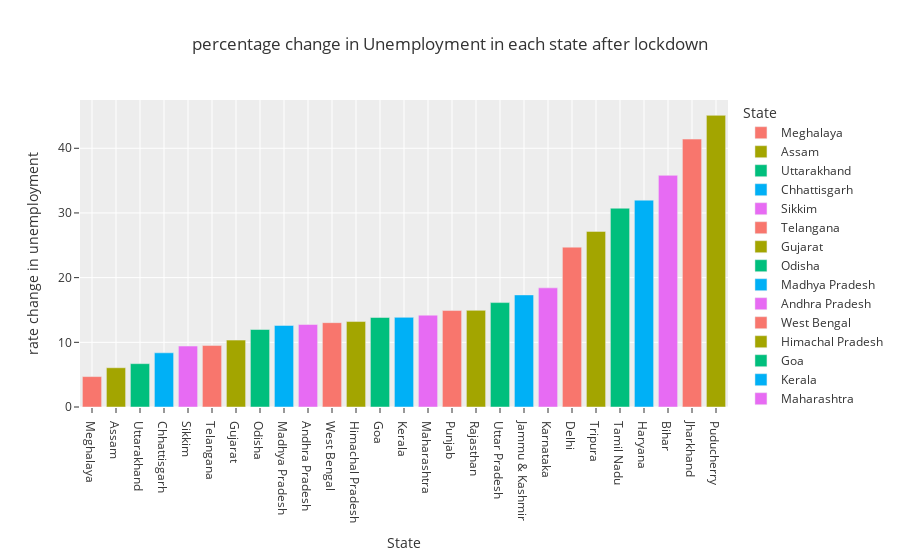

Notebook code cell kept with this figure:
### Code cell
#percentage change in unemployment rate after lockdown
fig = px.bar(percent, x='State',y='rate change in unemployment',color='State',title='percentage change in Unemployment in each state after lockdown',template='ggplot2')
fig.show()

### Figure 1 — Plotly figure (JSON) as saved in the notebook; plotly's stock layout.template omitted (floating-point values rounded to 4 significant figures)
{"data": [{"alignmentgroup": "True", "hovertemplate": "State=%{x}<br>rate change in unemployment=%{y}<extra></extra>", "legendgroup": "Meghalaya", "marker": {"color": "#F8766D", "pattern": {"shape": ""}}, "name": "Meghalaya", "offsetgroup": "Meghalaya", "orientation": "v", "showlegend": true, "textposition": "auto", "type": "bar", "x": ["Meghalaya"], "xaxis": "x", "y": [4.7], "yaxis": "y"}, {"alignmentgroup": "True", "hovertemplate": "State=%{x}<br>rate change in unemployment=%{y}<extra></extra>", "legendgroup": "Assam", "marker": {"color": "#A3A500", "pattern": {"shape": ""}}, "name": "Assam", "offsetgroup": "Assam", "orientation": "v", "showlegend": true, "textposition": "auto", "type": "bar", "x": ["Assam"], "xaxis": "x", "y": [6.07], "yaxis": "y"}, {"alignmentgroup": "True", "hovertemplate": "State=%{x}<br>rate change in unemployment=%{y}<extra></extra>", "legendgroup": "Uttarakhand", "marker": {"color": "#00BF7D", "pattern": {"shape": ""}}, "name": "Uttarakhand", "offsetgroup": "Uttarakhand", "orientation": "v", "showlegend": true, "textposition": "auto", "type": "bar", "x": ["Uttarakhand"], "xaxis": "x", "y": [6.7], "yaxis": "y"}, {"alignmentgroup": "True", "hovertemplate": "State=%{x}<br>rate change in unemployment=%{y}<extra></extra>", "legendgroup": "Chhattisgarh", "marker": {"color": "#00B0F6", "pattern": {"shape": ""}}, "name": "Chhattisgarh", "offsetgroup": "Chhattisgarh", "orientation": "v", "showlegend": true, "textposition": "auto", "type": "bar", "x": ["Chhattisgarh"], "xaxis": "x", "y": [8.38], "yaxis": "y"}, {"alignmentgroup": "True", "hovertemplate": "State=%{x}<br>rate change in unemployment=%{y}<extra></extra>", "legendgroup": "Sikkim", "marker": {"color": "#E76BF3", "pattern": {"shape": ""}}, "name": "Sikkim", "offsetgroup": "Sikkim", "orientation": "v", "showlegend": true, "textposition": "auto", "type": "bar", "x": ["Sikkim"], "xaxis": "x", "y": [9.42], "yaxis": "y"}, {"alignmentgroup": "True", "hovertemplate": "State=%{x}<br>rate change in unemployment=%{y}<extra></extra>", "legendgroup": "Telangana", "marker": {"color": "#F8766D", "pattern": {"shape": ""}}, "name": "Telangana", "offsetgroup": "Telangana", "orientation": "v", "showlegend": true, "textposition": "auto", "type": "bar", "x": ["Telangana"], "xaxis": "x", "y": [9.5], "yaxis": "y"}, {"alignmentgroup": "True", "hovertemplate": "State=%{x}<br>rate change in unemployment=%{y}<extra></extra>", "legendgroup": "Gujarat", "marker": {"color": "#A3A500", "pattern": {"shape": ""}}, "name": "Gujarat", "offsetgroup": "Gujarat", "orientation": "v", "showlegend": true, "textposition": "auto", "type": "bar", "x": ["Gujarat"], "xaxis": "x", "y": [10.34], "yaxis": "y"}, {"alignmentgroup": "True", "hovertemplate": "State=%{x}<br>rate change in unemployment=%{y}<extra></extra>", "legendgroup": "Odisha", "marker": {"color": "#00BF7D", "pattern": {"shape": ""}}, "name": "Odisha", "offsetgroup": "Odisha", "orientation": "v", "showlegend": true, "textposition": "auto", "type": "bar", "x": ["Odisha"], "xaxis": "x", "y": [11.98], "yaxis": "y"}, {"alignmentgroup": "True", "hovertemplate": "State=%{x}<br>rate change in unemployment=%{y}<extra></extra>", "legendgroup": "Madhya Pradesh", "marker": {"color": "#00B0F6", "pattern": {"shape": ""}}, "name": "Madhya Pradesh", "offsetgroup": "Madhya Pradesh", "orientation": "v", "showlegend": true, "textposition": "auto", "type": "bar", "x": ["Madhya Pradesh"], "xaxis": "x", "y": [12.61], "yaxis": "y"}, {"alignmentgroup": "True", "hovertemplate": "State=%{x}<br>rate change in unemployment=%{y}<extra></extra>", "legendgroup": "Andhra Pradesh", "marker": {"color": "#E76BF3", "pattern": {"shape": ""}}, "name": "Andhra Pradesh", "offsetgroup": "Andhra Pradesh", "orientation": "v", "showlegend": true, "textposition": "auto", "type": "bar", "x": ["Andhra Pradesh"], "xaxis": "x", "y": [12.75], "yaxis": "y"}, {"alignmentgroup": "True", "hovertemplate": "State=%{x}<br>rate change in unemployment=%{y}<extra></extra>", "legendgroup": "West Bengal", "marker": {"color": "#F8766D", "pattern": {"shape": ""}}, "name": "West Bengal", "offsetgroup": "West Bengal", "orientation": "v", "showlegend": true, "textposition": "auto", "type": "bar", "x": ["West Bengal"], "xaxis": "x", "y": [13.04], "yaxis": "y"}, {"alignmentgroup": "True", "hovertemplate": "State=%{x}<br>rate change in unemployment=%{y}<extra></extra>", "legendgroup": "Himachal Pradesh", "marker": {"color": "#A3A500", "pattern": {"shape": ""}}, "name": "Himachal Pradesh", "offsetgroup": "Himachal Pradesh", "orientation": "v", "showlegend": true, "textposition": "auto", "type": "bar", "x": ["Himachal Pradesh"], "xaxis": "x", "y": [13.21], "yaxis": "y"}, {"alignmentgroup": "True", "hovertemplate": "State=%{x}<br>rate change in unemployment=%{y}<extra></extra>", "legendgroup": "Goa", "marker": {"color": "#00BF7D", "pattern": {"shape": ""}}, "name": "Goa", "offsetgroup": "Goa", "orientation": "v", "showlegend": true, "textposition": "auto", "type": "bar", "x": ["Goa"], "xaxis": "x", "y": [13.84], "yaxis": "y"}, {"alignmentgroup": "True", "hovertemplate": "State=%{x}<br>rate change in unemployment=%{y}<extra></extra>", "legendgroup": "Kerala", "marker": {"color": "#00B0F6", "pattern": {"shape": ""}}, "name": "Kerala", "offsetgroup": "Kerala", "orientation": "v", "showlegend": true, "textposition": "auto", "type": "bar", "x": ["Kerala"], "xaxis": "x", "y": [13.86], "yaxis": "y"}, {"alignmentgroup": "True", "hovertemplate": "State=%{x}<br>rate change in unemployment=%{y}<extra></extra>", "legendgroup": "Maharashtra", "marker": {"color": "#E76BF3", "pattern": {"shape": ""}}, "name": "Maharashtra", "offsetgroup": "Maharashtra", "orientation": "v", "showlegend": true, "textposition": "auto", "type": "bar", "x": ["Maharashtra"], "xaxis": "x", "y": [14.2], "yaxis": "y"}, {"alignmentgroup": "True", "hovertemplate": "State=%{x}<br>rate change in unemployment=%{y}<extra></extra>", "legendgroup": "Punjab", "marker": {"color": "#F8766D", "pattern": {"shape": ""}}, "name": "Punjab", "offsetgroup": "Punjab", "orientation": "v", "showlegend": true, "textposition": "auto", "type": "bar", "x": ["Punjab"], "xaxis": "x", "y": [14.91], "yaxis": "y"}, {"alignmentgroup": "True", "hovertemplate": "State=%{x}<br>rate change in unemployment=%{y}<extra></extra>", "legendgroup": "Rajasthan", "marker": {"color": "#A3A500", "pattern": {"shape": ""}}, "name": "Rajasthan", "offsetgroup": "Rajasthan", "orientation": "v", "showlegend": true, "textposition": "auto", "type": "bar", "x": ["Rajasthan"], "xaxis": "x", "y": [14.94], "yaxis": "y"}, {"alignmentgroup": "True", "hovertemplate": "State=%{x}<br>rate change in unemployment=%{y}<extra></extra>", "legendgroup": "Uttar Pradesh", "marker": {"color": "#00BF7D", "pattern": {"shape": ""}}, "name": "Uttar Pradesh", "offsetgroup": "Uttar Pradesh", "orientation": "v", "showlegend": true, "textposition": "auto", "type": "bar", "x": ["Uttar Pradesh"], "xaxis": "x", "y": [16.14], "yaxis": "y"}, {"alignmentgroup": "True", "hovertemplate": "State=%{x}<br>rate change in unemployment=%{y}<extra></extra>", "legendgroup": "Jammu & Kashmir", "marker": {"color": "#00B0F6", "pattern": {"shape": ""}}, "name": "Jammu & Kashmir", "offsetgroup": "Jammu & Kashmir", "orientation": "v", "showlegend": true, "textposition": "auto", "type": "bar", "x": ["Jammu & Kashmir"], "xaxis": "x", "y": [17.33], "yaxis": "y"}, {"alignmentgroup": "True", "hovertemplate": "State=%{x}<br>rate change in unemployment=%{y}<extra></extra>", "legendgroup": "Karnataka", "marker": {"color": "#E76BF3", "pattern": {"shape": ""}}, "name": "Karnataka", "offsetgroup": "Karnataka", "orientation": "v", "showlegend": true, "textposition": "auto", "type": "bar", "x": ["Karnataka"], "xaxis": "x", "y": [18.42], "yaxis": "y"}, {"alignmentgroup": "True", "hovertemplate": "State=%{x}<br>rate change in unemployment=%{y}<extra></extra>", "legendgroup": "Delhi", "marker": {"color": "#F8766D", "pattern": {"shape": ""}}, "name": "Delhi", "offsetgroup": "Delhi", "orientation": "v", "showlegend": true, "textposition": "auto", "type": "bar", "x": ["Delhi"], "xaxis": "x", "y": [24.71], "yaxis": "y"}, {"alignmentgroup": "True", "hovertemplate": "State=%{x}<br>rate change in unemployment=%{y}<extra></extra>", "legendgroup": "Tripura", "marker": {"color": "#A3A500", "pattern": {"shape": ""}}, "name": "Tripura", "offsetgroup": "Tripura", "orientation": "v", "showlegend": true, "textposition": "auto", "type": "bar", "x": ["Tripura"], "xaxis": "x", "y": [27.15], "yaxis": "y"}, {"alignmentgroup": "True", "hovertemplate": "State=%{x}<br>rate change in unemployment=%{y}<extra></extra>", "legendgroup": "Tamil Nadu", "marker": {"color": "#00BF7D", "pattern": {"shape": ""}}, "name": "Tamil Nadu", "offsetgroup": "Tamil Nadu", "orientation": "v", "showlegend": true, "textposition": "auto", "type": "bar", "x": ["Tamil Nadu"], "xaxis": "x", "y": [30.73], "yaxis": "y"}, {"alignmentgroup": "True", "hovertemplate": "State=%{x}<br>rate change in unemployment=%{y}<extra></extra>", "legendgroup": "Haryana", "marker": {"color": "#00B0F6", "pattern": {"shape": ""}}, "name": "Haryana", "offsetgroup": "Haryana", "orientation": "v", "showlegend": true, "textposition": "auto", "type": "bar", "x": ["Haryana"], "xaxis": "x", "y": [31.98], "yaxis": "y"}, {"alignmentgroup": "True", "hovertemplate": "State=%{x}<br>rate change in unemployment=%{y}<extra></extra>", "legendgroup": "Bihar", "marker": {"color": "#E76BF3", "pattern": {"shape": ""}}, "name": "Bihar", "offsetgroup": "Bihar", "orientation": "v", "showlegend": true, "textposition": "auto", "type": "bar", "x": ["Bihar"], "xaxis": "x", "y": [35.81], "yaxis": "y"}, {"alignmentgroup": "True", "hovertemplate": "State=%{x}<br>rate change in unemployment=%{y}<extra></extra>", "legendgroup": "Jharkhand", "marker": {"color": "#F8766D", "pattern": {"shape": ""}}, "name": "Jharkhand", "offsetgroup": "Jharkhand", "orientation": "v", "showlegend": true, "textposition": "auto", "type": "bar", "x": ["Jharkhand"], "xaxis": "x", "y": [41.42], "yaxis": "y"}, {"alignmentgroup": "True", "hovertemplate": "State=%{x}<br>rate change in unemployment=%{y}<extra></extra>", "legendgroup": "Puducherry", "marker": {"color": "#A3A500", "pattern": {"shape": ""}}, "name": "Puducherry", "offsetgroup": "Puducherry", "orientation": "v", "showlegend": true, "textposition": "auto", "type": "bar", "x": ["Puducherry"], "xaxis": "x", "y": [45.09], "yaxis": "y"}], "layout": {"barmode": "relative", "legend": {"title": {"text": "State"}, "tracegroupgap": 0}, "title": {"text": "percentage change in Unemployment in each state after lockdown"}, "xaxis": {"anchor": "y", "categoryarray": ["Meghalaya", "Assam", "Uttarakhand", "Chhattisgarh", "Sikkim", "Telangana", "Gujarat", "Odisha", "Madhya Pradesh", "Andhra Pradesh", "West Bengal", "Himachal Pradesh", "Goa", "Kerala", "Maharashtra", "Punjab", "Rajasthan", "Uttar Pradesh", "Jammu & Kashmir", "Karnataka", "Delhi", "Tripura", "Tamil Nadu", "Haryana", "Bihar", "Jharkhand", "Puducherry"], "categoryorder": "array", "domain": [0, 1], "title": {"text": "State"}}, "yaxis": {"anchor": "x", "domain": [0, 1], "title": {"text": "rate change in unemployment"}}}}
